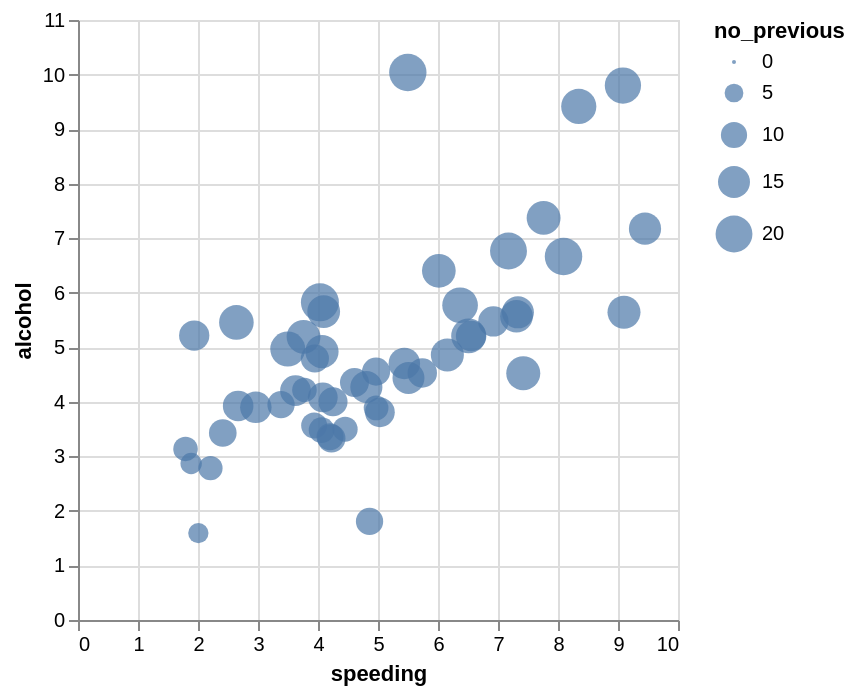

The notebook cell this image was saved under:
### Markdown cell above
The values are the same. We have just changed the range of sizes.

We can do much the same in altair.

### Code cell
alt.Chart(df_crashes).mark_circle().encode(
    x='speeding',
    y='alcohol',
    size='no_previous'
)

### Figure 1 — Vega-Lite specification as saved in the notebook (floating-point values rounded to 4 significant figures)
{"config": {"view": {"continuousWidth": 300, "continuousHeight": 300}}, "data": {"name": "data-b5e531f5010d38bb5235514d8113a216"}, "mark": {"type": "circle"}, "encoding": {"size": {"field": "no_previous", "type": "quantitative"}, "x": {"field": "speeding", "type": "quantitative"}, "y": {"field": "alcohol", "type": "quantitative"}}, "$schema": "https://vega.github.io/schema/vega-lite/v6.4.1.json", "datasets": {"data-b5e531f5010d38bb5235514d8113a216": [{"total": 18.8, "speeding": 7.332, "alcohol": 5.64, "not_distracted": 18.05, "no_previous": 15.04, "ins_premium": 784.5, "ins_losses": 145.1, "abbrev": "AL"}, {"total": 18.1, "speeding": 7.421, "alcohol": 4.525, "not_distracted": 16.29, "no_previous": 17.01, "ins_premium": 1053.0, "ins_losses": 133.9, "abbrev": "AK"}, {"total": 18.6, "speeding": 6.51, "alcohol": 5.208, "not_distracted": 15.62, "no_previous": 17.86, "ins_premium": 899.5, "ins_losses": 110.3, "abbrev": "AZ"}, {"total": 22.4, "speeding": 4.032, "alcohol": 5.824, "not_distracted": 21.06, "no_previous": 21.28, "ins_premium": 827.3, "ins_losses": 142.4, "abbrev": "AR"}, {"total": 12.0, "speeding": 4.2, "alcohol": 3.36, "not_distracted": 10.92, "no_previous": 10.68, "ins_premium": 878.4, "ins_losses": 165.6, "abbrev": "CA"}, {"total": 13.6, "speeding": 5.032, "alcohol": 3.808, "not_distracted": 10.74, "no_previous": 12.92, "ins_premium": 835.5, "ins_losses": 139.9, "abbrev": "CO"}, {"total": 10.8, "speeding": 4.968, "alcohol": 3.888, "not_distracted": 9.396, "no_previous": 8.856, "ins_premium": 1069.0, "ins_losses": 167.0, "abbrev": "CT"}, {"total": 16.2, "speeding": 6.156, "alcohol": 4.86, "not_distracted": 14.09, "no_previous": 16.04, "ins_premium": 1138.0, "ins_losses": 151.5, "abbrev": "DE"}, {"total": 5.9, "speeding": 2.006, "alcohol": 1.593, "not_distracted": 5.9, "no_previous": 5.9, "ins_premium": 1274.0, "ins_losses": 136.1, "abbrev": "DC"}, {"total": 17.9, "speeding": 3.759, "alcohol": 5.191, "not_distracted": 16.47, "no_previous": 16.83, "ins_premium": 1160.0, "ins_losses": 144.2, "abbrev": "FL"}, {"total": 15.6, "speeding": 2.964, "alcohol": 3.9, "not_distracted": 14.82, "no_previous": 14.51, "ins_premium": 913.1, "ins_losses": 142.8, "abbrev": "GA"}, {"total": 17.5, "speeding": 9.45, "alcohol": 7.175, "not_distracted": 14.35, "no_previous": 15.22, "ins_premium": 861.2, "ins_losses": 120.9, "abbrev": "HI"}, {"total": 15.3, "speeding": 5.508, "alcohol": 4.437, "not_distracted": 13.01, "no_previous": 14.99, "ins_premium": 642.0, "ins_losses": 82.75, "abbrev": "ID"}, {"total": 12.8, "speeding": 4.608, "alcohol": 4.352, "not_distracted": 12.03, "no_previous": 12.29, "ins_premium": 803.1, "ins_losses": 139.2, "abbrev": "IL"}, {"total": 14.5, "speeding": 3.625, "alcohol": 4.205, "not_distracted": 13.78, "no_previous": 13.78, "ins_premium": 710.5, "ins_losses": 108.9, "abbrev": "IN"}, {"total": 15.7, "speeding": 2.669, "alcohol": 3.925, "not_distracted": 15.23, "no_previous": 13.66, "ins_premium": 649.1, "ins_losses": 114.5, "abbrev": "IA"}, {"total": 17.8, "speeding": 4.806, "alcohol": 4.272, "not_distracted": 13.71, "no_previous": 15.13, "ins_premium": 780.5, "ins_losses": 133.8, "abbrev": "KS"}, {"total": 21.4, "speeding": 4.066, "alcohol": 4.922, "not_distracted": 16.69, "no_previous": 16.26, "ins_premium": 872.5, "ins_losses": 137.1, "abbrev": "KY"}, {"total": 20.5, "speeding": 7.175, "alcohol": 6.765, "not_distracted": 14.96, "no_previous": 20.09, "ins_premium": 1282.0, "ins_losses": 194.8, "abbrev": "LA"}, {"total": 15.1, "speeding": 5.738, "alcohol": 4.53, "not_distracted": 13.14, "no_previous": 12.68, "ins_premium": 661.9, "ins_losses": 96.57, "abbrev": "ME"}, {"total": 12.5, "speeding": 4.25, "alcohol": 4.0, "not_distracted": 8.875, "no_previous": 12.38, "ins_premium": 1049.0, "ins_losses": 192.7, "abbrev": "MD"}, {"total": 8.2, "speeding": 1.886, "alcohol": 2.87, "not_distracted": 7.134, "no_previous": 6.56, "ins_premium": 1011.0, "ins_losses": 135.6, "abbrev": "MA"}, {"total": 14.1, "speeding": 3.384, "alcohol": 3.948, "not_distracted": 13.39, "no_previous": 10.86, "ins_premium": 1111.0, "ins_losses": 152.3, "abbrev": "MI"}, {"total": 9.6, "speeding": 2.208, "alcohol": 2.784, "not_distracted": 8.448, "no_previous": 8.448, "ins_premium": 777.2, "ins_losses": 133.3, "abbrev": "MN"}, {"total": 17.6, "speeding": 2.64, "alcohol": 5.456, "not_distracted": 1.76, "no_previous": 17.6, "ins_premium": 896.1, "ins_losses": 155.8, "abbrev": "MS"}, {"total": 16.1, "speeding": 6.923, "alcohol": 5.474, "not_distracted": 14.81, "no_previous": 13.52, "ins_premium": 790.3, "ins_losses": 144.4, "abbrev": "MO"}, {"total": 21.4, "speeding": 8.346, "alcohol": 9.416, "not_distracted": 17.98, "no_previous": 18.19, "ins_premium": 816.2, "ins_losses": 85.15, "abbrev": "MT"}, {"total": 14.9, "speeding": 1.937, "alcohol": 5.215, "not_distracted": 13.86, "no_previous": 13.41, "ins_premium": 732.3, "ins_losses": 114.8, "abbrev": "NE"}, {"total": 14.7, "speeding": 5.439, "alcohol": 4.704, "not_distracted": 13.96, "no_previous": 14.55, "ins_premium": 1030.0, "ins_losses": 138.7, "abbrev": "NV"}, {"total": 11.6, "speeding": 4.06, "alcohol": 3.48, "not_distracted": 10.09, "no_previous": 9.628, "ins_premium": 746.5, "ins_losses": 120.2, "abbrev": "NH"}, {"total": 11.2, "speeding": 1.792, "alcohol": 3.136, "not_distracted": 9.632, "no_previous": 8.736, "ins_premium": 1302.0, "ins_losses": 159.8, "abbrev": "NJ"}, {"total": 18.4, "speeding": 3.496, "alcohol": 4.968, "not_distracted": 12.33, "no_previous": 18.03, "ins_premium": 869.9, "ins_losses": 120.8, "abbrev": "NM"}, {"total": 12.3, "speeding": 3.936, "alcohol": 3.567, "not_distracted": 10.82, "no_previous": 9.84, "ins_premium": 1234.0, "ins_losses": 150.0, "abbrev": "NY"}, {"total": 16.8, "speeding": 6.552, "alcohol": 5.208, "not_distracted": 15.79, "no_previous": 13.61, "ins_premium": 708.2, "ins_losses": 127.8, "abbrev": "NC"}, {"total": 23.9, "speeding": 5.497, "alcohol": 10.04, "not_distracted": 23.66, "no_previous": 20.55, "ins_premium": 688.8, "ins_losses": 109.7, "abbrev": "ND"}, {"total": 14.1, "speeding": 3.948, "alcohol": 4.794, "not_distracted": 13.96, "no_previous": 11.56, "ins_premium": 697.7, "ins_losses": 133.5, "abbrev": "OH"}, {"total": 19.9, "speeding": 6.368, "alcohol": 5.771, "not_distracted": 18.31, "no_previous": 18.71, "ins_premium": 881.5, "ins_losses": 178.9, "abbrev": "OK"}, {"total": 12.8, "speeding": 4.224, "alcohol": 3.328, "not_distracted": 8.576, "no_previous": 11.52, "ins_premium": 804.7, "ins_losses": 104.6, "abbrev": "OR"}, {"total": 18.2, "speeding": 9.1, "alcohol": 5.642, "not_distracted": 17.47, "no_previous": 16.02, "ins_premium": 906.0, "ins_losses": 153.9, "abbrev": "PA"}, {"total": 11.1, "speeding": 3.774, "alcohol": 4.218, "not_distracted": 10.21, "no_previous": 8.769, "ins_premium": 1149.0, "ins_losses": 148.6, "abbrev": "RI"}, {"total": 23.9, "speeding": 9.082, "alcohol": 9.799, "not_distracted": 22.94, "no_previous": 19.36, "ins_premium": 859.0, "ins_losses": 116.3, "abbrev": "SC"}, {"total": 19.4, "speeding": 6.014, "alcohol": 6.402, "not_distracted": 19.01, "no_previous": 16.68, "ins_premium": 669.3, "ins_losses": 96.87, "abbrev": "SD"}, {"total": 19.5, "speeding": 4.095, "alcohol": 5.655, "not_distracted": 15.99, "no_previous": 15.79, "ins_premium": 767.9, "ins_losses": 155.6, "abbrev": "TN"}, {"total": 19.4, "speeding": 7.76, "alcohol": 7.372, "not_distracted": 17.65, "no_previous": 16.88, "ins_premium": 1005.0, "ins_losses": 156.8, "abbrev": "TX"}, {"total": 11.3, "speeding": 4.859, "alcohol": 1.808, "not_distracted": 9.944, "no_previous": 10.85, "ins_premium": 809.4, "ins_losses": 109.5, "abbrev": "UT"}, {"total": 13.6, "speeding": 4.08, "alcohol": 4.08, "not_distracted": 13.06, "no_previous": 12.92, "ins_premium": 716.2, "ins_losses": 109.6, "abbrev": "VT"}, {"total": 12.7, "speeding": 2.413, "alcohol": 3.429, "not_distracted": 11.05, "no_previous": 11.18, "ins_premium": 769.0, "ins_losses": 153.7, "abbrev": "VA"}, {"total": 10.6, "speeding": 4.452, "alcohol": 3.498, "not_distracted": 8.692, "no_previous": 9.116, "ins_premium": 890.0, "ins_losses": 111.6, "abbrev": "WA"}, {"total": 23.8, "speeding": 8.092, "alcohol": 6.664, "not_distracted": 23.09, "no_previous": 20.71, "ins_premium": 992.6, "ins_losses": 152.6, "abbrev": "WV"}, {"total": 13.8, "speeding": 4.968, "alcohol": 4.554, "not_distracted": 5.382, "no_previous": 11.59, "ins_premium": 670.3, "ins_losses": 106.6, "abbrev": "WI"}, {"total": 17.4, "speeding": 7.308, "alcohol": 5.568, "not_distracted": 14.09, "no_previous": 15.66, "ins_premium": 791.1, "ins_losses": 122.0, "abbrev": "WY"}]}}
